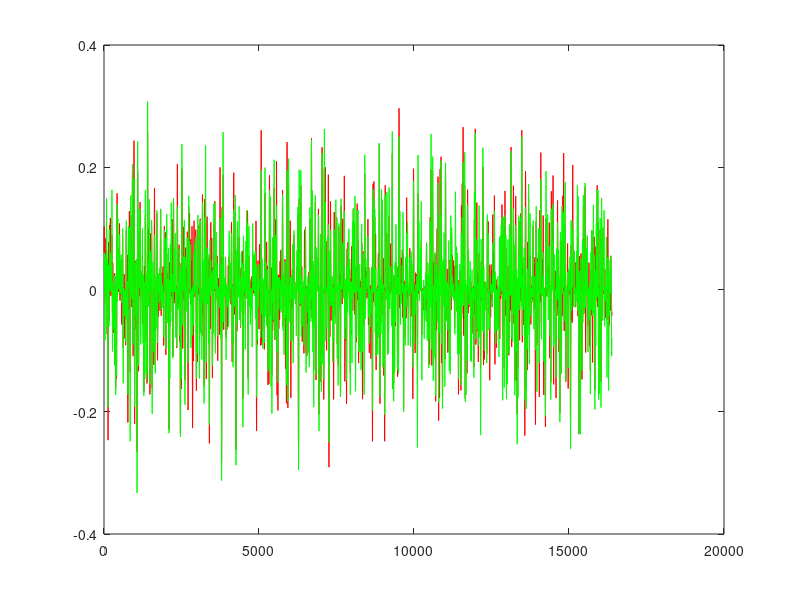

Source code (MATLAB): (Note: this script raises an error after producing the figure.)
 %%%%%%%%%%%%%%%%%%%%%%%%%%%%%%%%%%%%%%%%%%%%%%%%%%%%%%%%%%%%%%%%%%%%%%%%%%%%%%%%
 %  
 % Copyright (c) 2017, BigCat Wireless Pvt Ltd
 % All rights reserved.
 % 
 % Redistribution and use in source and binary forms, with or without
 % modification, are permitted provided that the following conditions are met:
 % 
 %     * Redistributions of source code must retain the above copyright notice,
 %       this list of conditions and the following disclaimer.
 %
 %     * Redistributions in binary form must reproduce the above copyright
 %       notice, this list of conditions and the following disclaimer in the
 %       documentation and/or other materials provided with the distribution.
 %
 %     * Neither the name of the copyright holder nor the names of its contributors
 %       may be used to endorse or promote products derived from this software
 %       without specific prior written permission.
 % 
 % 
 % 
 % THIS SOFTWARE IS PROVIDED BY THE COPYRIGHT HOLDERS AND CONTRIBUTORS "AS IS"
 % AND ANY EXPRESS OR IMPLIED WARRANTIES, INCLUDING, BUT NOT LIMITED TO, THE
 % IMPLIED WARRANTIES OF MERCHANTABILITY AND FITNESS FOR A PARTICULAR PURPOSE ARE
 % DISCLAIMED. IN NO EVENT SHALL THE COPYRIGHT HOLDER OR CONTRIBUTORS BE LIABLE
 % FOR ANY DIRECT, INDIRECT, INCIDENTAL, SPECIAL, EXEMPLARY, OR CONSEQUENTIAL
 % DAMAGES (INCLUDING, BUT NOT LIMITED TO, PROCUREMENT OF SUBSTITUTE GOODS OR
 % SERVICES; LOSS OF USE, DATA, OR PROFITS; OR BUSINESS INTERRUPTION) HOWEVER
 % CAUSED AND ON ANY THEORY OF LIABILITY, WHETHER IN CONTRACT, STRICT LIABILITY,
 % OR TORT (INCLUDING NEGLIGENCE OR OTHERWISE) ARISING IN ANY WAY OUT OF THE USE
 % OF THIS SOFTWARE, EVEN IF ADVISED OF THE POSSIBILITY OF SUCH DAMAGE.
 % 
  %%%%%%%%%%%%%%%%%%%%%%%%%%%%%%%%%%%%%%%%%%%%%%%%%%%%%%%%%%%%%%%%%%%%%%%%%%%%%%%
%% hepta_dpd_xcorr_param - DSPBA Design Parameters Start
clear hepta_dpd_xcorr_param; 

%% System Parameters
hepta_dpd_xcorr_param.ChanCount             = 1;                    % How many data channels
hepta_dpd_xcorr_param.ClockRate             = 245.76000;            % The system clock rate in MHz
hepta_dpd_xcorr_param.SampleRate            = 30.7200;              % The data rate per channel in MSps (mega-samples per second)
hepta_dpd_xcorr_param.ClockMargin           = 0.0;                  % Adjust the pipelining effort

%% Simulation Parameters
hepta_dpd_xcorr_param.SampleTime            = 1;                    % One unit in Simulink simulation is one clock cycle 
%hepta_dpd_xcorr_param.endTime              = 4096*4;               % How many simulation clock cycles
hepta_dpd_xcorr_param.endTime               = 16384*8;              % How many simulation clock cycles

%% Data Type Specification
hepta_dpd_xcorr_param.input_word_length     = 16;                   % Input data: bit width
hepta_dpd_xcorr_param.input_fraction_length = 15;                   % Input data: fraction width

hepta_dpd_xcorr_param.scale_word_length     = 23;                   % Output data: bit width
hepta_dpd_xcorr_param.scale_fraction_length = 15;                   % Output data: fraction width


 
load_data_obsrx=load('dpd_xcorr_obsrx.txt');
load_data_tx=load('dpd_xcorr_tx.txt');
length(load_data_obsrx)
test_data_1 =[ zeros(1,4012)  load_data_obsrx(1:end)'];
test_data_1 = test_data_1(1:end);

figure(10);plot(load_data_tx(1:end),'r');hold on;plot(load_data_obsrx(1:end),'g');hold off;

%% ModelIP setup
%% Filter 1
hepta_dpd_xcorr_param.xcorr_filt.SampleRate            = hepta_dpd_xcorr_param.SampleRate;         % Input rate at xcorr_filt
%hepta_dpd_xcorr_param.xcorr_filt.FilterLength         = 128;                                      % Number of Taps
hepta_dpd_xcorr_param.xcorr_filt.ChanCount             = 1;
hepta_dpd_xcorr_param.xcorr_filt.coeff_word_length     = 16;                                       % xcorr_filt coefficient: bit width
hepta_dpd_xcorr_param.xcorr_filt.coeff_fraction_length = 15;                                       % xcorr_filt coefficient: fraction width 
hepta_dpd_xcorr_param.xcorr_filt.base_addr             = 0;                                        % xcorr_filt coefficient address map (start)

hepta_dpd_xcorr_param.xcorr_filt.coeffs = fi((load_data_tx(512:-1:1)),1,hepta_dpd_xcorr_param.xcorr_filt.coeff_word_length,hepta_dpd_xcorr_param.xcorr_filt.coeff_fraction_length);
%% Simulation Parameters
hepta_dpd_xcorr_param.inputdata1=zeros(hepta_dpd_xcorr_param.ChanCount,length(test_data_1));
test_data   = [test_data_1];
hepta_dpd_xcorr_param.inputdata1=test_data;



%% Derived Parameters 
hepta_dpd_xcorr_param.Period          = hepta_dpd_xcorr_param.ClockRate / hepta_dpd_xcorr_param.SampleRate;           % Clock cycles between consecutive data samples for a particular channel
hepta_dpd_xcorr_param.ChanWireCount   = ceil(hepta_dpd_xcorr_param.ChanCount/hepta_dpd_xcorr_param.Period);           % How many wires are needed to support the specified number of channels?
hepta_dpd_xcorr_param.ChanCycleCount  = ceil(hepta_dpd_xcorr_param.ChanCount/hepta_dpd_xcorr_param.ChanWireCount);    % Range of the channel signal
%% DSPBA Design Parameters End
